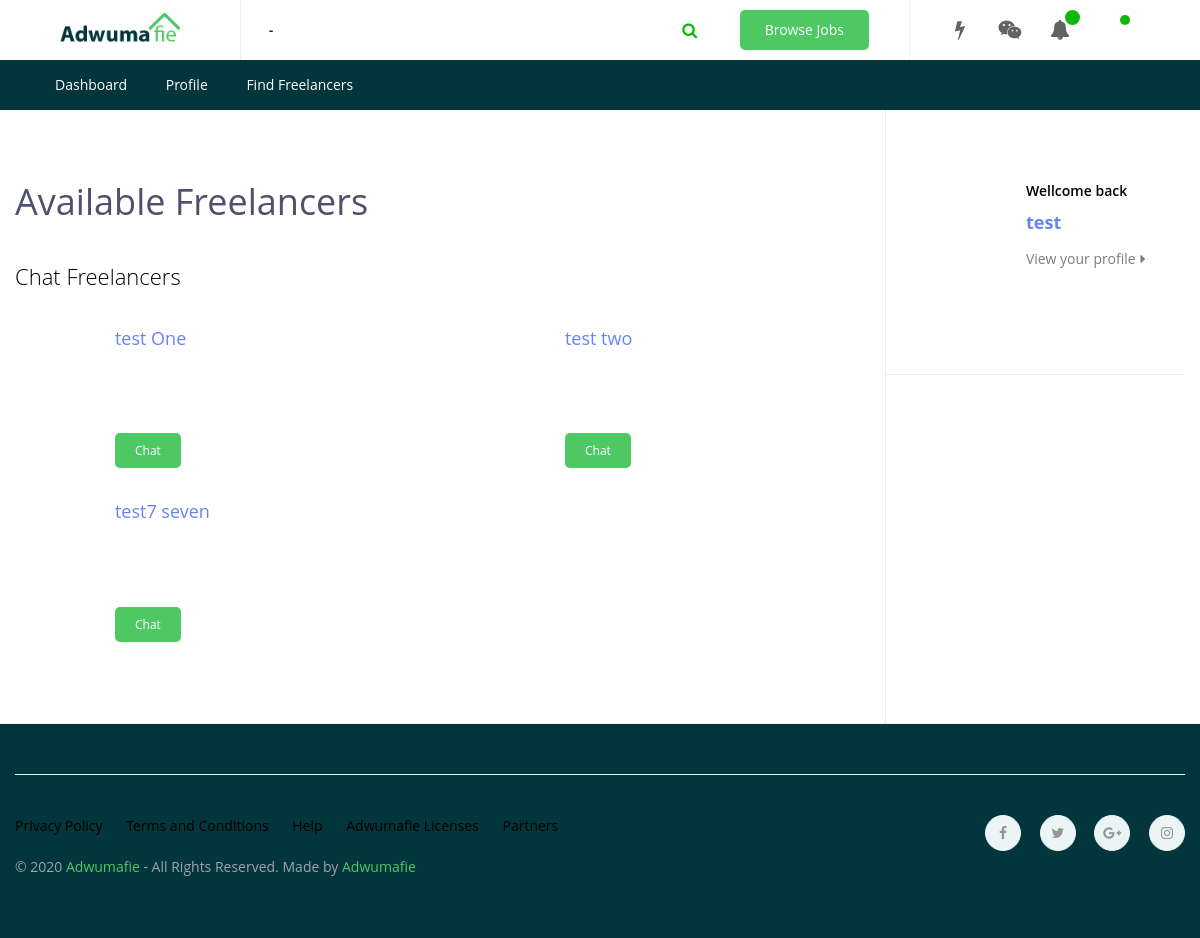
The app's page /user/dashboard/client/find_freelancers.php (signed in), older data.
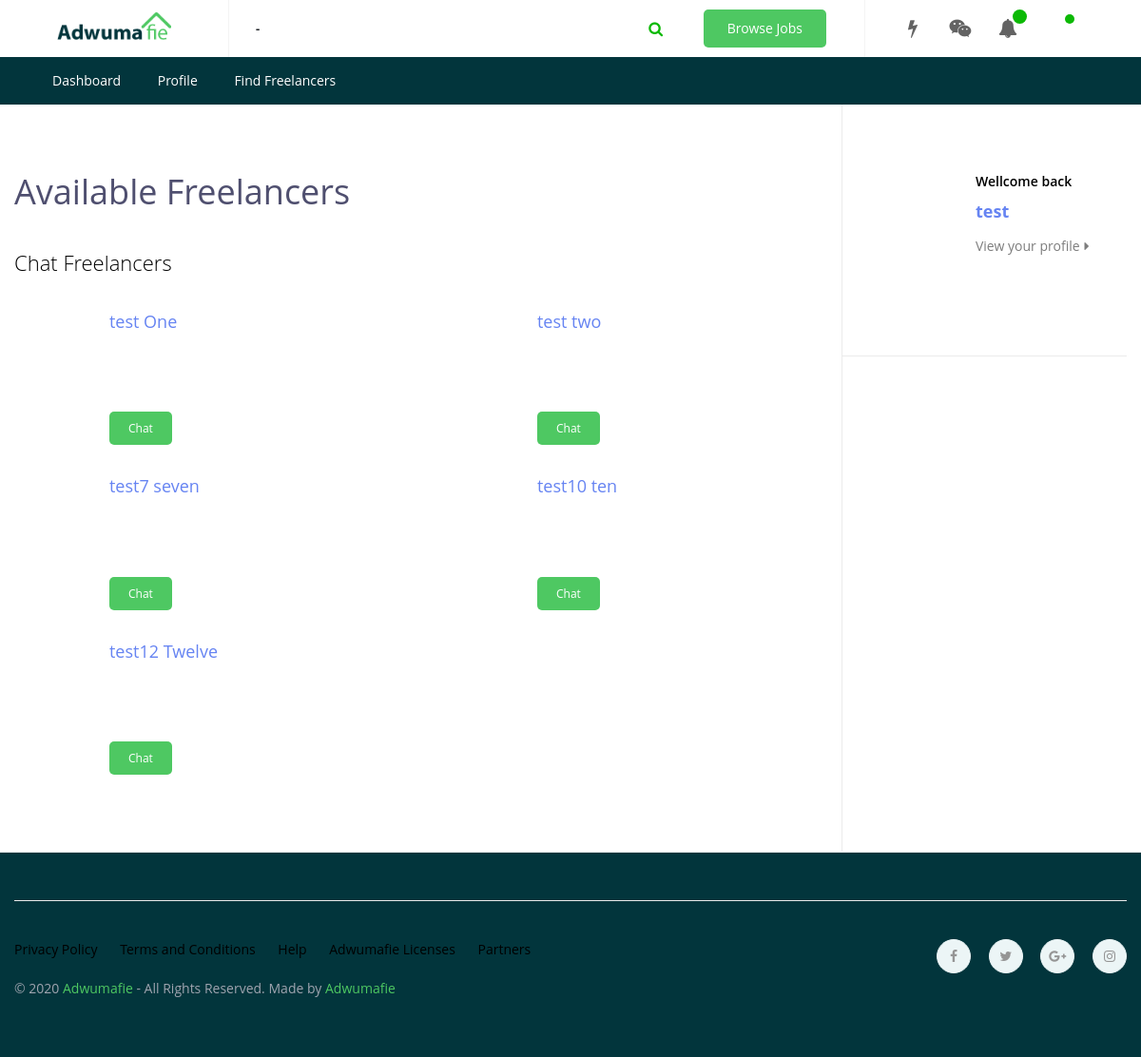
The same page, newer data.
### tables this page shows
CREATE TABLE `users` (
  `id` int(11) NOT NULL,
  `email` varchar(255) NOT NULL,
  `first_name` varchar(255) NOT NULL,
  `last_name` varchar(200) NOT NULL,
  `password` varchar(255) DEFAULT NULL,
  `created` timestamp NULL DEFAULT current_timestamp(),
  `role` varchar(20) NOT NULL,
  `activation_code` varchar(30) NOT NULL,
  `is_verified` int(1) NOT NULL DEFAULT 0
);

### user/dashboard/client/find_freelancers.php (the view, shortened to what this page needs)
<?php  session_start();
require_once '../../../config/dbconfig.php';
$username = $_SESSION['first_name'];
$role = $_SESSION['role'];
?>
<!DOCTYPE html>
<html>
<head>
    <link rel="stylesheet" type="text/css" media="all" href="../../../vendors/plugins/bootstrap4/css/bootstrap.min.css" />
    <link rel="stylesheet" type="text/css" media="all" href="../../../vendors/plugins/font-awesome/css/font-awesome.min.css" />
    <link rel="stylesheet" type="text/css" media="all" href="../../../vendors/plugins/owl-carousel/assets/owl.carousel.css" />
    <link rel="stylesheet" type="text/css" media="all" href="../../../vendors/plugins/jquery-bar-rating/dist/themes/fontawesome-stars.css" />
    <link rel="stylesheet" type="text/css" media="all" href="../../../vendors/plugins/jquery-ui/jquery-ui.min.css" />
    <link rel="stylesheet" type="text/css" media="all" href="../../../vendors/plugins/select2/dist/css/select2.min.css" />
    <link rel="stylesheet" type="text/css" media="all" href="../../../vendors/fonts/athena/style.css" />
    <link rel="stylesheet" type="text/css" media="all" href="../../../vendors/css/style.css" />
    <link rel="stylesheet" type="text/css" media="all" href="../../../vendors/css/style2.css" />
</head>
<body>
   <div class="ps-page" id="dashboard">
       <?php include 'includes/sub_nav.php'?>
      <div class="ps-dashboard ps-section--sidebar">
        <div class="container">
          <div class="ps-section__container">
            <div class="ps-section__content">
                <div class="ps-connection-manage">
                    <h3>Available Freelancers</h3>
                    <h4 class="ps-heading--2">Chat Freelancers</h4>
                    <div style=" padding-bottom: 30px;"  class="row" >
                        <?php
                        $clients_query = mysqli_query($con,"SELECT * FROM users WHERE role = 'freelancer'");
                        if($clients_query) {
                            $num_clients = mysqli_num_rows($clients_query);
                            if ($num_clients > 0) {
                                while ($clients_query_row = mysqli_fetch_assoc($clients_query)) {
                                    $first_name = $clients_query_row['first_name'];
                                    $last_name = $clients_query_row['last_name'];
                                    $name = $first_name . " " . $last_name;
                                    $client_id = $clients_query_row['id'];
                                    ?>
                                    <div class="col-xl-6 col-lg-6 col-md-12 col-sm-12  " id="listed_user">
                                        <div class="ps-block--people">
                                            <div class="ps-block__thumbnail"><img src="../../../vendors/img/users/user.png"
                                                                                  alt=""></div>
                                            <div class="ps-block__content"><a class="ps-block__title"
                                                                              href="#"><?php echo $name; ?></a>
                                                <p></p>
                                                <div class="ps-block__footer">
                                                    <a class="ps-btn ps-btn--sm" href="../chat.php?user=<?php echo $client_id ?>">Chat</a>
                                                </div>
                                            </div>
                                        </div>
                                    </div>
                                <?php }
                            } else {
                                echo "no client found";
                            }
                        } else{
                            echo "no query";
                        }
                        ?>
                    </div>
                    <br>
                </div>
            </div>
              <?php include '../../../template_parts/sidebar.php' ?>
          </div>
        </div>
      </div>
    </div>
</body>
</html>

### user/dashboard/client/includes/sub_nav.php
<nav class="ps-navigation--dashboard">
    <ul>
        <li ><a href="index.php">Dashboard</a></li>
        <li><a href="profile.php">Profile</a></li>
        <li><a href="find_freelancers.php">Find Freelancers</a></li>
    </ul>
</nav>

### template_parts/sidebar.php
<div class="ps-section__sidebar">
             <aside class="widget widget_profile widget_progress">
               <div class="ps-block--user">
                 <div class="ps-block__thumbnail"><img src="../../../vendors/img/users/user.png" alt=""/></div>
                 <div class="ps-block__content">
                   <p><strong>Wellcome back</strong></p>
                   <?php if($role=="client") { ?>
                       <h4> <?php echo $username; ?> </h4><a href="profile.php">View your profile<i class="fa fa-caret-right"></i></a>
                       <?php
                   }else{
                       ?>
                       <h4> <?php echo $username; ?> </h4><a href="profile.php">View your profile<i class="fa fa-caret-right"></i></a>
                     <?php
                   }
                    ?>
                 </div>
               </div>
             </aside>
           </div>

Row changes from the older to the newer data that the page shows:
added users: name "test10 ten"
added users: name "test12 Twelve"
